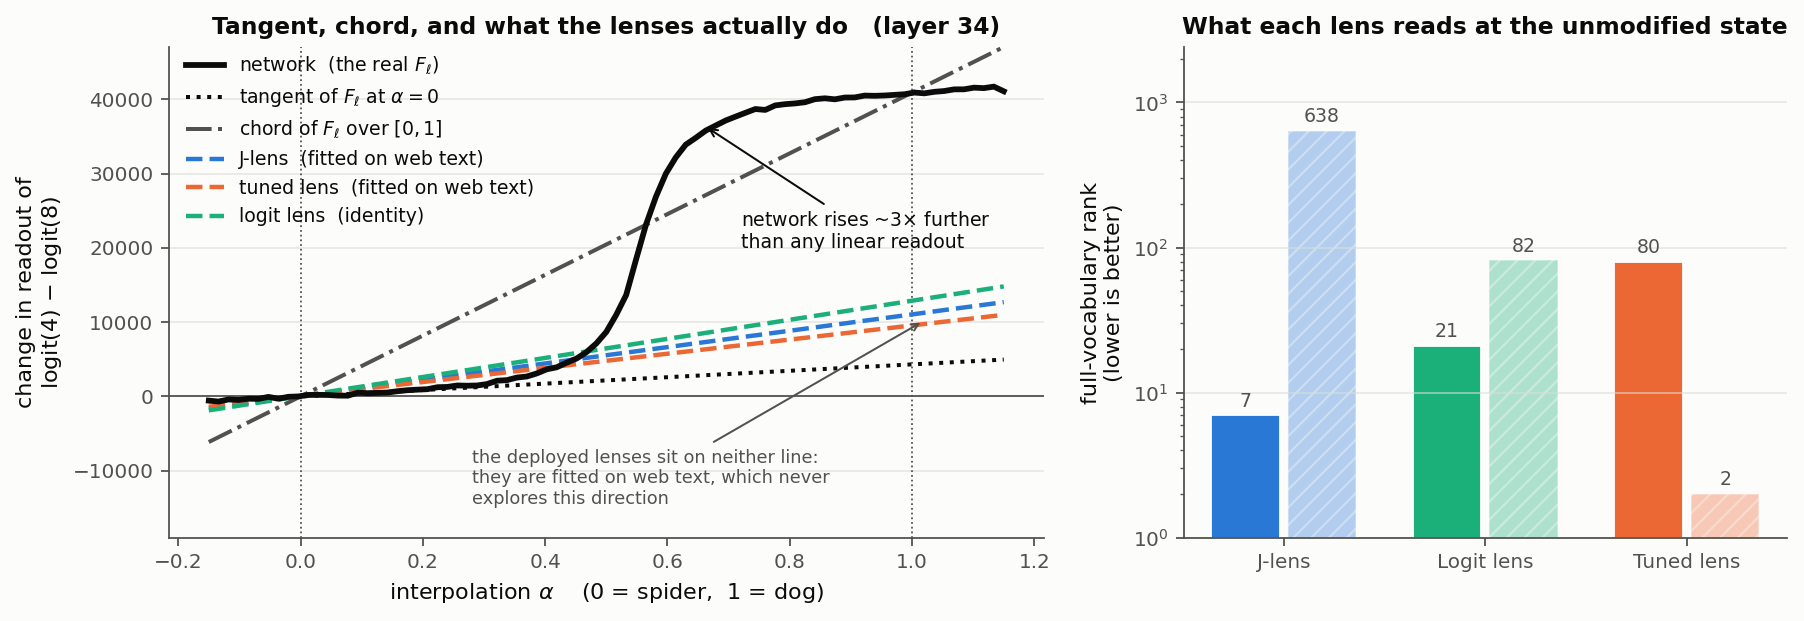

The Python source for this figure:
"""The real-model version of notebook 01's closing figure.

Notebook 01 makes the point in a hand-built 2D toy: a gated `F`, and three
linear readouts of it -- the averaged tangent, the regression chord, and the
identity. This script draws the same picture for Gemma 3 12B on a real two-hop
prompt whose downstream computation actually gates:

    "Fact: The number of legs on the animal that spins webs is "   -> 8
    "Fact: The number of legs on the animal that barks and fetches sticks is " -> 4

`h(alpha)` interpolates the layer-34 residual at the final position between the
two states the model really produces. Everything is read through one fixed
linear functional, `s(x) = <w_4 - w_8, x>`, so the model and the three lenses
are in the same units.

Left panel plots each readout as a *change* from its own value at `alpha = 0`.
That is the honest comparison: the lenses are linear approximations of `F`, so
they cannot reproduce `F`'s offset, and the claim under test is about slope and
shape, not intercept. The right panel keeps the absolute readouts, as
full-vocabulary ranks of the bridge entity and the answer at the unmodified
state -- which is the Claim 1 question rather than the Claim 2 one.
"""

from __future__ import annotations

import argparse
import json
import os
import sys
from pathlib import Path

import matplotlib.pyplot as plt
import numpy as np
import torch

sys.path.insert(0, os.path.dirname(os.path.abspath(__file__)))

from datasets import load_dataset
from transformers import AutoModelForCausalLM, AutoTokenizer
from transformers.utils import logging as hf_logging

import jlens_core as jc
import jlens_plot as jp

hf_logging.set_verbosity_error()
os.environ.setdefault("TOKENIZERS_PARALLELISM", "false")

HERE = Path(__file__).resolve().parent
ARTIFACTS = Path(os.environ.get("JLENS_ARTIFACTS", "/dev/shm/jlens-artifacts"))

BASE = "Fact: The number of legs on the animal that spins webs is "
COUNTER = "Fact: The number of legs on the animal that barks and fetches sticks is "
ANSWER, COUNTER_ANSWER = "8", "4"
BRIDGE, COUNTER_BRIDGE = "spider", "dog"


def main() -> None:
    parser = argparse.ArgumentParser()
    parser.add_argument("--model", default="google/gemma-3-12b-it")
    parser.add_argument("--layer", type=int, default=34)
    parser.add_argument("--corpus-sequences", type=int, default=64)
    parser.add_argument("--alpha-steps", type=int, default=81)
    parser.add_argument("--out", default="fig_spider_gate.png")
    args = parser.parse_args()

    tokenizer = AutoTokenizer.from_pretrained(args.model)
    hf_model = AutoModelForCausalLM.from_pretrained(
        args.model, torch_dtype=torch.bfloat16, device_map="cuda", attn_implementation="eager"
    )
    model = jc.wrap(hf_model, tokenizer)
    layer = args.layer

    def single(word):
        for candidate in (word, " " + word):
            ids = tokenizer.encode(candidate, add_special_tokens=False)
            if len(ids) == 1:
                return ids[0]
        raise ValueError(f"{word!r} is not a single token")

    ids = {name: single(name) for name in (ANSWER, COUNTER_ANSWER, BRIDGE, COUNTER_BRIDGE)}

    encodings, behaviour = {}, {}
    for role, text in (("base", BASE), ("counter", COUNTER)):
        enc = tokenizer(text, return_tensors="pt").to(model.device)
        encodings[role] = enc
        with torch.inference_mode():
            generated = hf_model.generate(**enc, max_new_tokens=6, do_sample=False,
                                          pad_token_id=tokenizer.eos_token_id)
        behaviour[role] = tokenizer.decode(generated[0, enc.input_ids.shape[1]:])
    print("behavioural control:", behaviour)

    gain = 1.0 + model.final_norm.weight.float()
    w_diff = (model.lm_head.weight[ids[COUNTER_ANSWER]].float()
              - model.lm_head.weight[ids[ANSWER]].float()) * gain

    stack_base = jc.residual_stack(model, encodings["base"].input_ids)
    stack_counter = jc.residual_stack(model, encodings["counter"].input_ids)
    position = encodings["base"].input_ids.shape[1] - 1
    start = stack_base[layer + 1][0, -1].float()
    end = stack_counter[layer + 1][0, -1].float()

    alphas = torch.linspace(-0.15, 1.15, args.alpha_steps)
    grid = alphas.to(model.device)[:, None]
    path = (1 - grid) * start + grid * end

    # --- the model's real response -----------------------------------------
    captured: list[torch.Tensor] = []

    def capture(_m, _a, out):
        captured.append(jc._block_output(out)[:, position].float())

    for chunk in path.split(16):
        def inject(_m, _a, out, chunk=chunk):
            hidden = jc._block_output(out)
            edited = hidden.clone()
            edited[:, position] = chunk.to(hidden.dtype)
            return jc._rewrap(out, edited)

        handles = [model.layers[layer].register_forward_hook(inject),
                   model.layers[-1].register_forward_hook(capture)]
        try:
            with torch.inference_mode():
                model.forward(encodings["base"].input_ids.expand(chunk.shape[0], -1))
        finally:
            for handle in handles:
                handle.remove()
    finals = torch.cat(captured)
    actual = (finals @ w_diff).cpu().numpy()

    # --- the three linear approximations ------------------------------------
    dataset = load_dataset("NeelNanda/pile-10k", split="train")
    corpus = jc.corpus_batches(tokenizer, dataset["text"], n_sequences=args.corpus_sequences,
                               seq_len=128, batch_size=2, seed=5)
    transported = jc.transport(model, layer, path, corpus)
    lines = {"j": (transported @ w_diff).cpu().numpy(),
             "logit": (path @ w_diff).cpu().numpy()}
    lens_blob = torch.load(ARTIFACTS / "tuned_lens_kl.pt", map_location="cuda", weights_only=False)
    state, form = lens_blob["state"], lens_blob.get("form", "residual")
    weight = state[layer]["A"].to(model.device, torch.float32)
    bias = state[layer]["b"].to(model.device, torch.float32)
    translated = path @ weight.T + bias
    if form == "residual":
        translated = translated + path
    lines["tuned"] = (translated @ w_diff).cpu().numpy()

    zero = int(np.argmin(np.abs(alphas.numpy())))
    one = int(np.argmin(np.abs(alphas.numpy() - 1.0)))

    # --- the tangent and the chord *of this curve* --------------------------
    # The deployed lenses are fitted on generic web text, which never explores
    # this direction, so neither is the tangent nor the chord of this sigmoid.
    # These two lines are, by definition. Notebook 01's toy compares exactly
    # these because there the fitting corpus straddles the gate along the swept
    # axis, so its regression chord and average tangent coincide with them.
    delta = end - start

    def local_tangent():
        captured_t = {}

        def run(scale):
            def inject(_m, _a, out):
                hidden = jc._block_output(out)
                edited = hidden.clone()
                edited[:, position] = (start + scale * delta).to(hidden.dtype)
                return jc._rewrap(out, edited)

            def grab(_m, _a, out):
                captured_t["h"] = jc._block_output(out)[:, position].float()

            handles = [model.layers[layer].register_forward_hook(inject),
                       model.layers[-1].register_forward_hook(grab)]
            try:
                model.forward(encodings["base"].input_ids)
            finally:
                for handle in handles:
                    handle.remove()
            return captured_t["h"]

        with torch.no_grad():
            _, tangent = torch.func.jvp(
                run, (torch.zeros((), device=model.device),),
                (torch.ones((), device=model.device),),
            )
        return float(tangent[0] @ w_diff)

    tangent_slope = local_tangent()
    chord_slope = float(actual[one] - actual[zero])
    print(f"local tangent slope at alpha=0: {tangent_slope:.1f}")
    print(f"chord slope over alpha 0->1   : {chord_slope:.1f}")

    # --- full-vocabulary ranks at the unmodified state -----------------------
    base_hidden = start
    scores = {
        "j": model.unembed(jc.transport(model, layer, base_hidden, corpus)[0]).squeeze(),
        "logit": model.unembed(base_hidden).squeeze(),
        "tuned": model.unembed(
            (base_hidden @ weight.T + bias) + (base_hidden if form == "residual" else 0)
        ).squeeze(),
    }
    ranks = {name: {word: jc.rank_of(s, ids[word]) for word in (BRIDGE, ANSWER)}
             for name, s in scores.items()}
    print(json.dumps(ranks, indent=1))

    # ------------------------------------------------------------------------
    jp.use_style()
    figure, axes = plt.subplots(1, 2, figsize=(11.4, 4.0),
                               gridspec_kw={"width_ratios": [1.45, 1]})

    axis = axes[0]
    axis.axhline(0, color=jp.MUTED, lw=0.8)
    axis.axvline(0, color=jp.MUTED, lw=0.8, ls=":")
    axis.axvline(1, color=jp.MUTED, lw=0.8, ls=":")
    axis.plot(alphas.numpy(), actual - actual[zero], color=jp.INK, lw=2.6, zorder=5,
              label="network  (the real $F_\\ell$)")
    axis.plot(alphas.numpy(), tangent_slope * alphas.numpy(), ":", lw=1.8, color=jp.INK,
              label="tangent of $F_\\ell$ at $\\alpha=0$")
    axis.plot(alphas.numpy(), chord_slope * alphas.numpy(), "-.", lw=1.8, color=jp.MUTED,
              label="chord of $F_\\ell$ over $[0,1]$")
    for key, label in (("j", "J-lens  (fitted on web text)"),
                       ("tuned", "tuned lens  (fitted on web text)"),
                       ("logit", "logit lens  (identity)")):
        axis.plot(alphas.numpy(), lines[key] - lines[key][zero],
                  "--", lw=2, color=jp.LENS_COLORS[key], label=label)
    axis.set_ylim(-19000, 47000)
    axis.set_xlabel(f"interpolation $\\alpha$    (0 = {BRIDGE},  1 = {COUNTER_BRIDGE})")
    axis.set_ylabel(f"change in readout of\nlogit({COUNTER_ANSWER}) $-$ logit({ANSWER})")
    axis.set_title(
        f"Tangent, chord, and what the lenses actually do   (layer {layer})", fontsize=10.5
    )
    # The lens lines are straight by construction -- a linear map composed with
    # an affine path is affine, so nothing else was possible. What deserves a
    # note is that their *slopes* nearly coincide even though the maps do not:
    # the slope is the single scalar <w, M d>, and by this layer the answer
    # contrast is already partly written into the residual, so `d` itself points
    # along `w` and every transport preserves that component. The lenses'
    # actual disagreement is in other directions -- see the right panel.
    axis.annotate(
        "the deployed lenses sit on neither line:\n"
        "they are fitted on web text, which never\n"
        "explores this direction",
        xy=(1.02, lines["tuned"][-6] - lines["tuned"][zero]), xytext=(0.28, -14500),
        fontsize=8, color=jp.MUTED, ha="left",
        arrowprops=dict(arrowstyle="->", color=jp.MUTED, lw=0.9),
    )
    axis.annotate(
        "network rises ~3$\\times$ further\nthan any linear readout",
        xy=(0.66, (actual - actual[zero])[int(len(actual) * 0.63)]), xytext=(0.72, 20000),
        fontsize=8.5, color=jp.INK,
        arrowprops=dict(arrowstyle="->", color=jp.INK, lw=0.9),
    )
    axis.grid(axis="y", alpha=0.7)
    axis.legend(frameon=False, fontsize=8.5, loc="upper left", bbox_to_anchor=(0.0, 1.02))

    axis = axes[1]
    names = ["j", "logit", "tuned"]
    index = np.arange(len(names))
    # Colour already encodes the lens via the x axis, so bridge vs answer is
    # carried by fill instead, and the legend uses neutral swatches.
    for offset, (word, hatch, alpha_value) in enumerate(
        ((BRIDGE, None, 1.0), (ANSWER, "///", 0.35))
    ):
        values = [ranks[n][word] for n in names]
        bars = axis.bar(index + (offset - 0.5) * 0.38, values, 0.34,
                        color=[jp.LENS_COLORS[n] for n in names],
                        alpha=alpha_value, hatch=hatch,
                        edgecolor="white", linewidth=0.8)
        axis.bar_label(bars, fmt="%d", fontsize=8.5, color=jp.MUTED, padding=2)
    handles = [
        plt.Rectangle((0, 0), 1, 1, facecolor=jp.MUTED, alpha=1.0,
                      label=f"'{BRIDGE}'  (bridge entity)"),
        plt.Rectangle((0, 0), 1, 1, facecolor=jp.MUTED, alpha=0.35, hatch="///",
                      edgecolor="white", label=f"'{ANSWER}'  (answer)"),
    ]
    axis.legend(handles=handles, frameon=False, fontsize=8.5, loc="upper center")
    axis.set_yscale("log")
    axis.set_xticks(index, [jp.LENS_LABELS[n] for n in names])
    axis.set_ylabel("full-vocabulary rank\n(lower is better)")
    axis.set_title("What each lens reads at the unmodified state", fontsize=10.5)
    axis.set_ylim(1, 2400)
    axis.grid(axis="y", alpha=0.7)
    axis.legend(frameon=False, fontsize=8.5)

    figure.tight_layout()
    figure.savefig(HERE / args.out)
    print("wrote", HERE / args.out)

    (HERE / "spider_gate.json").write_text(json.dumps({
        "model": args.model, "layer": layer, "behaviour": behaviour,
        "alphas": alphas.tolist(), "actual": actual.tolist(),
        "tangent_slope": tangent_slope, "chord_slope": chord_slope,
        **{f"line_{k}": v.tolist() for k, v in lines.items()},
        "ranks_at_alpha_0": ranks,
    }, indent=1))


if __name__ == "__main__":
    main()
